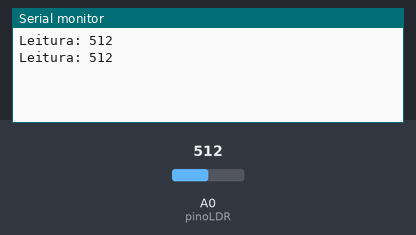
This sketch was run on a simulated Arduino Uno, built with avr-gcc and run on an emulated ATmega328P. Parts: the last lines printed to the serial monitor. The test bench sets the inputs (shaded band); at power-on: A0 (pinoLDR) = 512.

Above: at 1.8 s.
1.9 s: A0 (pinoLDR) set to 390
At 2.8 s:
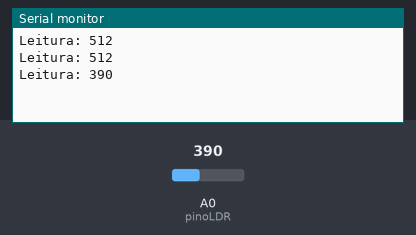
3.4 s: A0 (pinoLDR) set to 410
At 4.8 s:
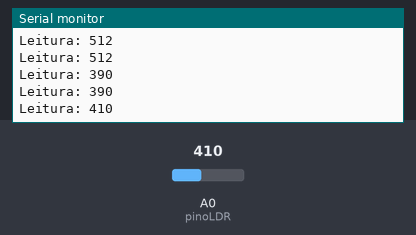
Timing chart, 0 to 6.4 s (numbered marks = the images above; inputs shaded):
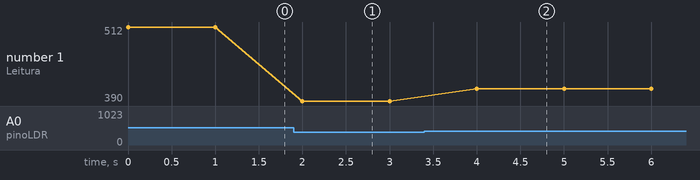

The sketch:

SENSORLDR.ino
```cpp
// Testando o sensor LDR COM LED
#define pinoLDR A0 // Pino de conexõ do LDR
#define pinoLED 7 // Pino onde o LED está conectado
int leitura = 0;  // váriavel para armazenar o valor lido pedo ADC


void setup() {
  // Inicia e configura a saída seral
  Serial.begin(9600); // 9600 bps

  // Configura o pino com LDR entrada
  pinMode(pinoLDR, INPUT); // Pino A0-+
}

void loop() {
  // Lê o valor de tensão no pino do LDR
  leitura = analogRead(pinoLDR);

  //Imprime valor lideo pelo arduino (0 a 1023)
  Serial.print("Leitura: ");
  Serial.print(leitura);
  Serial.println();

// Verifica Luminosidade do ambiente
if(leitura < 400){
  digitalWrite(pinoLED, HIGH); // Acende o LED
}
else{
  digitalWrite(pinoLED, LOW); // Apaga o LED
}
  delay(1000); // Aguarda 1 segundo para a próxima Leitura

}
```

Measured:
- after the input at 1.9 s, the serial monitor: prints a new line after 0.10 s (image 1)
- after the input at 3.4 s, the serial monitor: prints a new line after 0.60 s (image 2)
- plotted number 1: 512 → 390 after the input at 1.9 s, 390 → 410 after the input at 3.4 s
